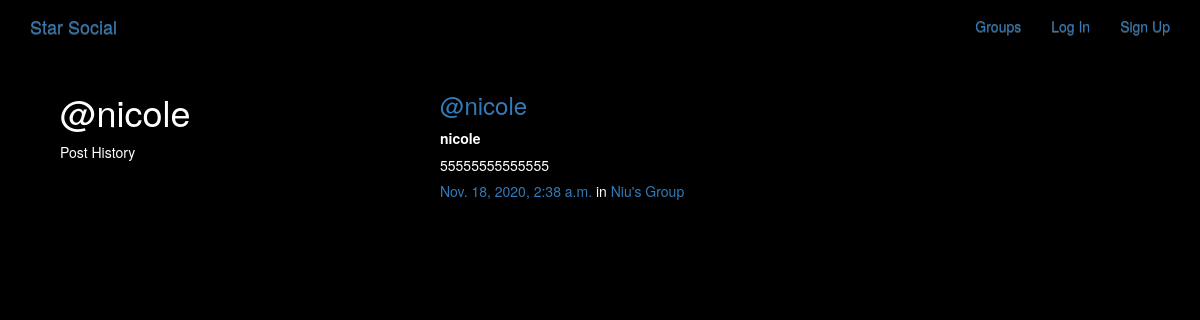
/posts/by/nicole/, run on the app's committed database.
### posts/models.py (models this page shows, shortened)
class Post(models.Model):
    user = models.ForeignKey(User, related_name="posts",on_delete=models.CASCADE)
    created_at = models.DateTimeField(auto_now=True)
    message = models.TextField()
    message_html = models.TextField(editable=False)
    group = models.ForeignKey(Group, related_name="posts",null=True, blank=True,on_delete=models.CASCADE)
    class Meta:
        ordering = ["-created_at"]
        unique_together = ["user", "message"]

### groups/models.py (models this page shows, shortened)
class Group(models.Model):
    name = models.CharField(max_length=256, unique=True)
    slug = models.SlugField(allow_unicode=True, unique=True)
    description = models.TextField(blank=True, default='')
    description_html = models.TextField(editable=False, default='', blank=True)
    members = models.ManyToManyField(User,through='GroupMember')
    class Meta:
        ordering = ['name']

### posts/views.py (the view)
# urls.py: path("by/<username>/",views.UserPosts.as_view(),name="for_user"),
class UserPosts(generic.ListView):
    model = models.Post
    template_name = "posts/user_post_list.html"
    def get_queryset(self):
        try:
            self.post_user = User.objects.prefetch_related("posts").get(
                username__iexact=self.kwargs.get("username")
            )
        except User.DoesNotExist:
            raise Http404
        else:
            return self.post_user.posts.all()
    def get_context_data(self, **kwargs):
        context = super().get_context_data(**kwargs)
        context["post_user"] = self.post_user
        return context

### posts/templates/posts/user_post_list.html
{% extends "posts/post_base.html" %}
{% block prepost %}
<div class="col-md-4">
	<h1>@{{ post_user.username }}</h1>
	<p>Post History</p>
</div>
{% endblock %}
{% block post_content %}
<div class="col-md-8">
	{% for post in post_list %}
		{% include "posts/_post.html" %}
	{% endfor %}
</div>
{% endblock %}

### posts/templates/posts/_post.html (shortened to what this page needs)
<div class="media">
	<h3 class="mr-5"><a href="{% url 'posts:for_user' username=post.user.username %}">@{{ post.user.username }}</a></h3>
	<div class="media-body">
		<strong>{{ post.user.username }}</strong>
		<h5>{{ post.message_html|safe }}
			<time class="time"><a href="{% url 'posts:single' username=post.user.username pk=post.pk %}">{{ post.created_at }}</a></time>
			{% if post.group %}
			<span class="group-name">in <a href="{% url 'groups:single' slug=post.group.slug %}">{{ post.group.name }}</a></span>
			{% endif %}
		</h5>
	</div>
</div>

### static/simplesocial/css/master.css (style rules this page uses)
body { margin: 0; overflow: hidden; background-color: black; color:white; }

### data on the page
Post: user.username "nicole", message_html "55555555555555", created_at "Nov. 18, 2020, 2:38 a.m.", group.name "Niu's Group"

### other printed values
{{ post_user.username }} "nicole"
